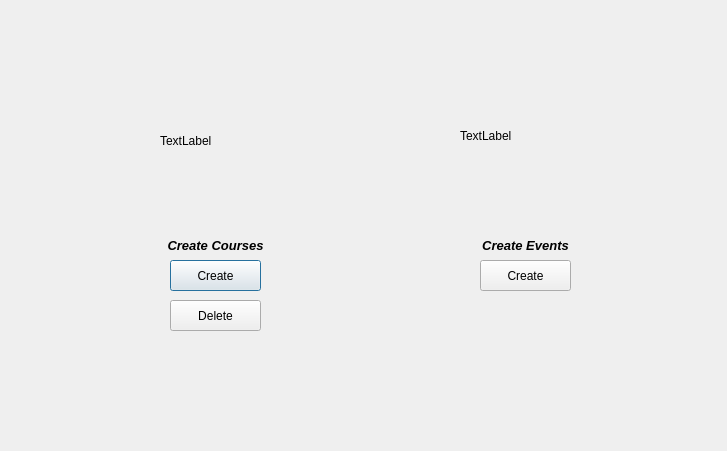
<?xml version="1.0" encoding="UTF-8"?>
<ui version="4.0">
 <class>Admin_page</class>
 <widget class="QDialog" name="Admin_page">
  <property name="geometry">
   <rect>
    <x>0</x>
    <y>0</y>
    <width>727</width>
    <height>451</height>
   </rect>
  </property>
  <property name="windowTitle">
   <string>Dialog</string>
  </property>
  <widget class="QLabel" name="label_schedules">
   <property name="geometry">
    <rect>
     <x>420</x>
     <y>230</y>
     <width>211</width>
     <height>31</height>
    </rect>
   </property>
   <property name="text">
    <string>&lt;html&gt;&lt;head/&gt;&lt;body&gt;&lt;p align=&quot;center&quot;&gt;&lt;span style=&quot; font-size:10pt; font-weight:700; font-style:italic;&quot;&gt;Create Events&lt;/span&gt;&lt;/p&gt;&lt;/body&gt;&lt;/html&gt;</string>
   </property>
  </widget>
  <widget class="QLabel" name="label_courses">
   <property name="geometry">
    <rect>
     <x>110</x>
     <y>230</y>
     <width>211</width>
     <height>31</height>
    </rect>
   </property>
   <property name="text">
    <string>&lt;html&gt;&lt;head/&gt;&lt;body&gt;&lt;p align=&quot;center&quot;&gt;&lt;span style=&quot; font-size:10pt; font-weight:700; font-style:italic;&quot;&gt;Create Courses&lt;/span&gt;&lt;/p&gt;&lt;/body&gt;&lt;/html&gt;</string>
   </property>
  </widget>
  <widget class="QPushButton" name="pushButton_courses">
   <property name="geometry">
    <rect>
     <x>170</x>
     <y>260</y>
     <width>91</width>
     <height>31</height>
    </rect>
   </property>
   <property name="text">
    <string>Create</string>
   </property>
  </widget>
  <widget class="QLabel" name="label_managescourseicon">
   <property name="geometry">
    <rect>
     <x>160</x>
     <y>70</y>
     <width>211</width>
     <height>141</height>
    </rect>
   </property>
   <property name="text">
    <string>TextLabel</string>
   </property>
  </widget>
  <widget class="QLabel" name="label_managesregisteration">
   <property name="geometry">
    <rect>
     <x>460</x>
     <y>70</y>
     <width>211</width>
     <height>131</height>
    </rect>
   </property>
   <property name="text">
    <string>TextLabel</string>
   </property>
  </widget>
  <widget class="QPushButton" name="pushButton_events">
   <property name="geometry">
    <rect>
     <x>480</x>
     <y>260</y>
     <width>91</width>
     <height>31</height>
    </rect>
   </property>
   <property name="text">
    <string>Create</string>
   </property>
  </widget>
  <widget class="QPushButton" name="DeleteBtn">
   <property name="geometry">
    <rect>
     <x>170</x>
     <y>300</y>
     <width>91</width>
     <height>31</height>
    </rect>
   </property>
   <property name="text">
    <string>Delete</string>
   </property>
  </widget>
 </widget>
 <resources/>
 <connections/>
</ui>
